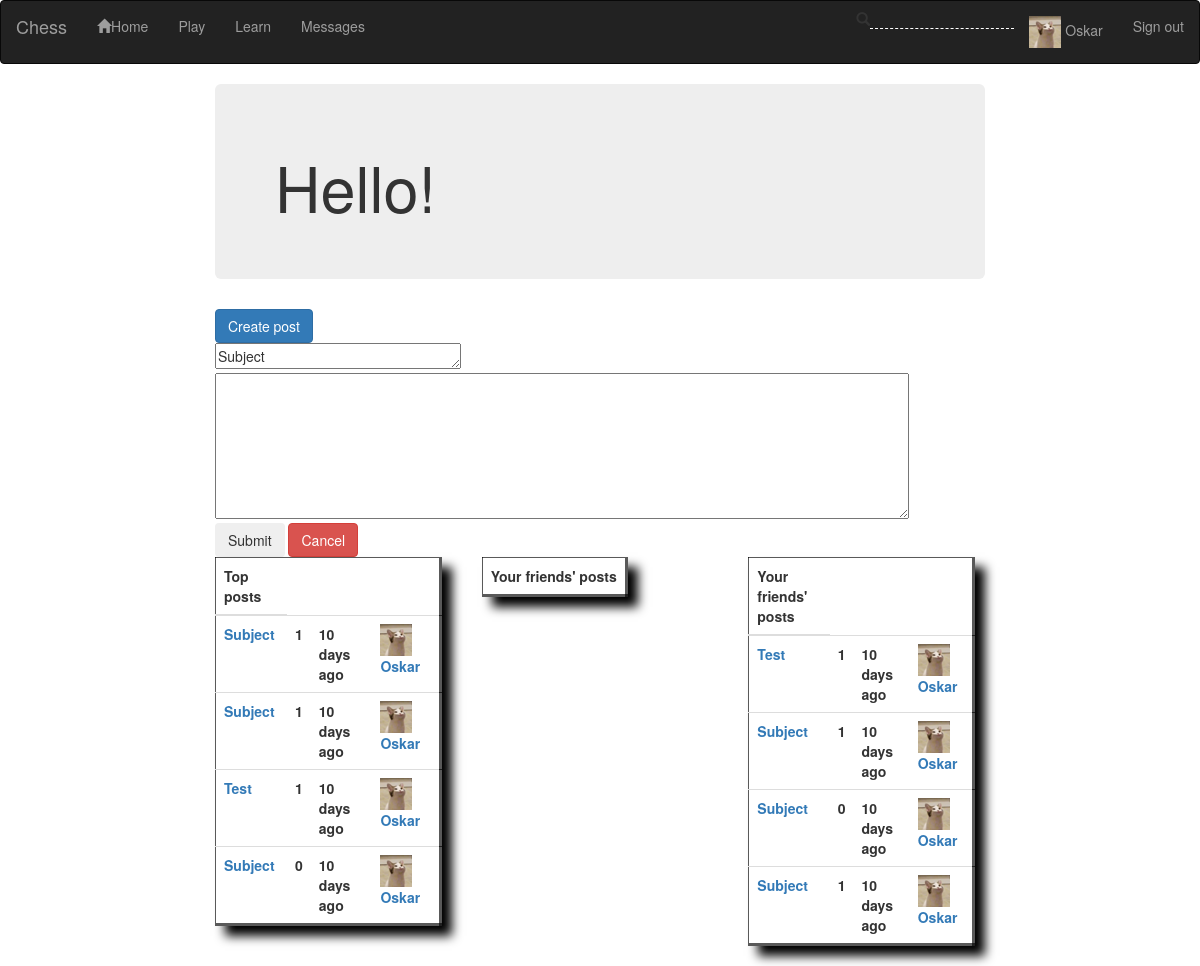
/blog (signed in), run on the app's committed database.
### chess/models.py (models this page shows, shortened)
class ITimeStampedModel(db.Model):
    __abstract__ = True
    timestamp_creation = db.Column(db.DateTime(128), default=datetime.utcnow)
    def get_human_creation_delta(self):
        return round_datetime(self.get_timedelta_creation())
    def get_timedelta_creation(self):
        return datetime.utcnow() - self.timestamp_creation

class User(UserMixin, ITimeStampedModel):
    id = db.Column(db.Integer, primary_key=True)
    username = db.Column(db.String(64), index=True, unique=True)
    email = db.Column(db.String(128), index=True, unique=True)
    password_hash = db.Column(db.String(128))
    has_avatar = db.Column(db.Boolean, default=False)
    posts = db.relationship('BlogPost', backref='author', lazy='dynamic')
    recoverytries = db.relationship('RecoveryTry')
    last_active = db.Column(db.DateTime(128), default=datetime.utcnow)
    is_confirmed = db.Column(db.Boolean, default=False)
    elo = db.Column(db.Integer, default=400)
    friends = db.relationship('User', secondary=friends_table,
        primaryjoin=(friends_table.c.user1_id == id),
        secondaryjoin=(friends_table.c.user2_id == id),
        backref=db.backref('friends_table', lazy='dynamic'), lazy='dynamic')
    liked = db.relationship("BlogPost",
                    secondary=liked_table,
                    lazy='dynamic',
                    backref=db.backref('liked_by', lazy='dynamic'))
    mm_request = db.relationship("MatchmakerRequest", back_populates="user", uselist=False)
    theme = db.Column(db.String(32), default='Classic')
    name = db.Column(db.String(64))
    private = db.Column(db.Boolean)
    country = db.Column(db.String(8))
    ratings = db.relationship("EloUserRating", back_populates="user")
    title = db.Column(db.Integer)

class BlogPost(ITimeStampedModel):
    id = db.Column(db.Integer, primary_key=True)
    subject = db.Column(db.String(32))
    content = db.Column(db.String(4096))
    user_id = db.Column(db.Integer, db.ForeignKey('user.id'))
    upvotes = db.Column(db.Integer, default=0)
    comments = db.relationship('BlogPostComment', backref='article', lazy=True)
    def get_author_username(self):
        return User.query.filter_by(id=self.user_id).first().username

### chess/routes.py (the view)
@app.route('/blog')
@login_required
def blog():
    friends_posts=list()
    top_posts = BlogPost.query.order_by(BlogPost.upvotes.desc()).limit(5).all()
    latest_posts = BlogPost.query.order_by(BlogPost.timestamp_creation.desc()).limit(5).all()
    for friend in current_user.friends:
        for post in BlogPost.query.filter_by(user_id=friend.id).all():
            friends_posts.append(post)
    posts='test'
    return render_template('blog.html', posts=posts,friends_posts=friends_posts, top_posts=top_posts, latest_posts=latest_posts, title='Blog')

### chess/models.py (called while the page is built)
@login.user_loader
def load_user(id):
    return User.query.get(int(id))

### chess/utils.py (called while the page is built)
def round_datetime(td:timedelta) -> str:
    if td.days != 0: return f'{td.days} day{is_plural(td.days)} ago'
    elif td.seconds >= 60:
        d,r = divmod(td.seconds,60)
        if d < 60: return f'{d} minute{is_plural(d)} ago'
        d,r = divmod(td.seconds,60*60)
        if d < 24: return f'{d} hour{is_plural(d)} ago'
        print('xd')
    return 'now'

def is_plural(value:int)->str:
    if value > 1: return 's'
    return ''

### chess/templates/blog.html (shortened to what this page needs)
{% extends 'main.html' %}
{%block sitecontent%}
    <div class='jumbotron'>
        <h1>Hello!</h1>
    </div>
    <input id='btn-post-creation' type='button' onclick='post_creation()' value='Create post' class='btn btn-primary'>
        <div id='post_creation'>
            <textarea id='post-subject' rows='1' cols='30'>Subject</textarea>
            <textarea id='post-content' rows='7' cols='90'>
            </textarea>
            <br>
            <input type='submit' class='btn btn-submit' onclick='send_post()'/>
            <input type='button' onclick='cancel_post_creation()' value='Cancel' class='btn btn-danger'>
        </div>
        <div id='posts' class='row'>
            <div class='post-list col-md-4' id='top-posts'>
                    <table class='table inline-table'>
                    <thead><tr><th>Top posts</th></tr></thead>
                    <tbody>
                    {%for post in top_posts%}
                        {%include 'blog/blog_table_row.html'%}
                    {%endfor%}
                    </tbody>
                </table>
            </div >
            <div class='post-list col-md-4' id='friends-posts'>
                <table class='table inline-table'>
                    <thead><tr><th>Your friends' posts</th></tr></thead>
                    {%for post in friends_posts%}
                    {%set imgfile = "/img/avatar/{}_mini.png".format(post.user_id)%}
                    {%endfor%}
                </table>
            </div>
            <div class='post-list col-md-4' id='latests-posts'>
                <table class='table inline-table'>
                    <thead><tr><th>Your friends' posts</th></tr></thead>
                    <tbody>
                    {%for post in latest_posts%}
                    {%set imgfile = "/img/avatar/{}_mini.png".format(post.user_id)%}
                        {%include '/blog/blog_table_row.html'%}
                    {%endfor%}
                    </tbody>
                </table>
            </div>
        </div>
{%endblock%}

### chess/templates/main.html (shortened to what this page needs)
{%extends 'bootstrap/base.html'%}
{%block styles%}
    {{super()}}
    <link rel='stylesheet' type='text/css' href="{{ url_for('static',filename='styles/styles.css') }}">
{%endblock%}
{%block navbar%} <nav class='navbar navbar-inverse'>
        <div class="container-fluid">
            <div class="navbar-header">
                <a class="navbar-brand" href="{{url_for('index')}}">Chess</a>
            </div>
            <ul class='nav navbar-nav'>
                <li><a href="{{url_for('index')}}"><span class="glyphicon glyphicon-home"></span>Home</a></li>
                <li><a href="{{url_for('play')}}">Play</a></li>
                <li><a href="{{url_for('blog')}}">Learn</a></li>
                <li id='nav-messages'>
                <a href="{{url_for('messages')}}">Messages</a></li>
            </ul>
            <ul class='nav navbar-nav navbar-right'>
                <li><span class="glyphicon glyphicon-search"><input id='navbar-search' type='text' oninput='search_user(this)' onclick='search_user(this)'></li>
                {%if current_user.is_anonymous%}
                    <li><a href="{{url_for('login')}}">Login</a></li>
                    <li><a href="{{url_for('create_account')}}">Register</a>
                    </li>
                {%else%}
                    <li>
                    <a href="{{url_for('user', username=current_user.username)}}">
                    {%if current_user.has_avatar%}
                        {%set imgfile = "/img/avatar/{}_mini.png".format(current_user.id)%}
                        <img src="{{url_for('static', filename=imgfile)}}">
                    {%endif%}{{current_user.username}}</a>
                    </li>
                    <li><a href="{{url_for('logout')}}">Sign out</a></li>
                {%endif%}
            </ul>
        </div>
    </nav>
{%endblock%}
{%block content%}
    <div class='container-fluid'>
        <div class='row'>
            <div id='left-side-bar' class='col-md-2'>{%block leftside%}{%endblock%}</div>
            <div id='site-content' class='col-md-8'>{%block sitecontent%}{%endblock%}</div>
            <div id='right-side-bar' class='col-md-2'>{%block rightside%}{%endblock%}</div>
        </div>
    </div>
{%endblock%}

### chess/templates/blog/blog_table_row.html (shortened to what this page needs)
                    {%set imgfile = "/img/avatar/{}_mini.png".format(post.user_id)%}
                        <tr>
                            <th>
                            {%set id=post.id%}
                                <a href="{{url_for('see_post', postid=id)}}">{{post.subject}}</a>
                            </th>
                            <th>
                                {{post.upvotes}}
                            </th>
                            <th>
                                {{post.get_human_creation_delta()}}
                            </th>
                            <th>
                            <a href="{{url_for('index')}}">
                                <img src="{{url_for('static', filename=imgfile)}}">
                                {{post.get_author_username()}}</a></th>
                        </tr>

### chess/static/styles/styles.css (style rules this page uses)
#navbar-search { background-color: transparent; border: none; border-bottom: 1px dashed white; transition: all 1s linear; margin-top: 5%; }
.inline-table { display: inline-table; margin-right: 10px; border: 1px rgba(0, 0, 0, 0.651) solid; border-right: 3px rgba(0, 0, 0, 0.651) solid; border-bottom: 3px rgba(0, 0, 0, 0.651) solid; box-shadow: 10px 10px 10px black; transition: all 1s linear; width: auto; }
.post-list { display: inline; }

### data on the page
User: username "Oskar"
BlogPost: subject "Subject", upvotes "1", get_human_creation_delta "10 days ago", get_author_username "Oskar"
BlogPost: subject "Subject", upvotes "1", get_human_creation_delta "10 days ago", get_author_username "Oskar"
BlogPost: subject "Test", upvotes "1", get_human_creation_delta "10 days ago", get_author_username "Oskar"
BlogPost: subject "Subject", upvotes "0", get_human_creation_delta "10 days ago", get_author_username "Oskar"
